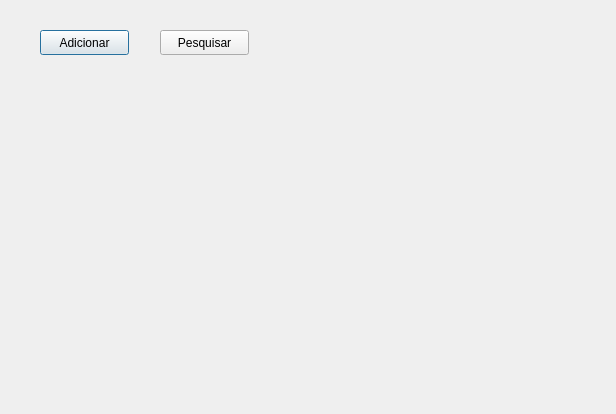
<?xml version="1.0" encoding="UTF-8"?>
<ui version="4.0">
 <class>fm_principal</class>
 <widget class="QDialog" name="fm_principal">
  <property name="geometry">
   <rect>
    <x>0</x>
    <y>0</y>
    <width>616</width>
    <height>414</height>
   </rect>
  </property>
  <property name="windowTitle">
   <string>Dialog</string>
  </property>
  <widget class="QPushButton" name="btAdicionar">
   <property name="geometry">
    <rect>
     <x>40</x>
     <y>30</y>
     <width>89</width>
     <height>25</height>
    </rect>
   </property>
   <property name="text">
    <string>Adicionar</string>
   </property>
  </widget>
  <widget class="QPushButton" name="btPesuisar">
   <property name="geometry">
    <rect>
     <x>160</x>
     <y>30</y>
     <width>89</width>
     <height>25</height>
    </rect>
   </property>
   <property name="text">
    <string>Pesquisar</string>
   </property>
  </widget>
 </widget>
 <resources/>
 <connections/>
</ui>
